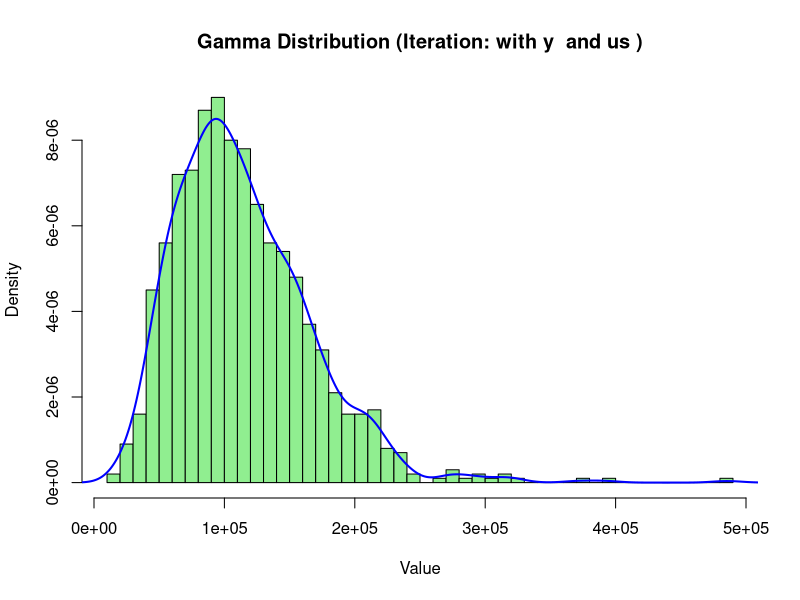
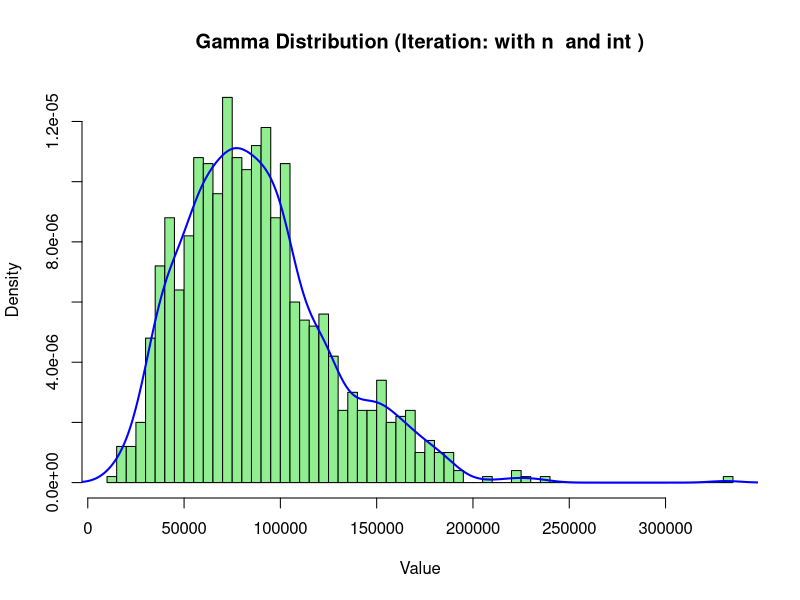
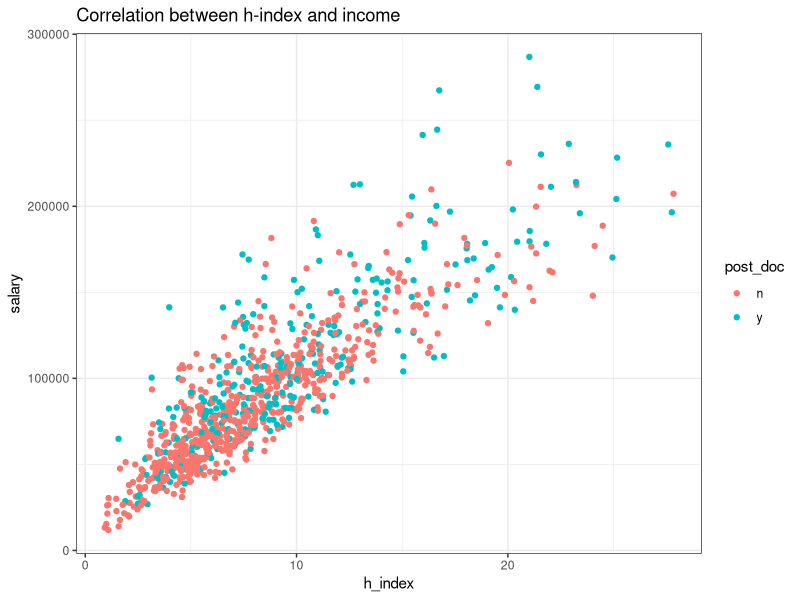
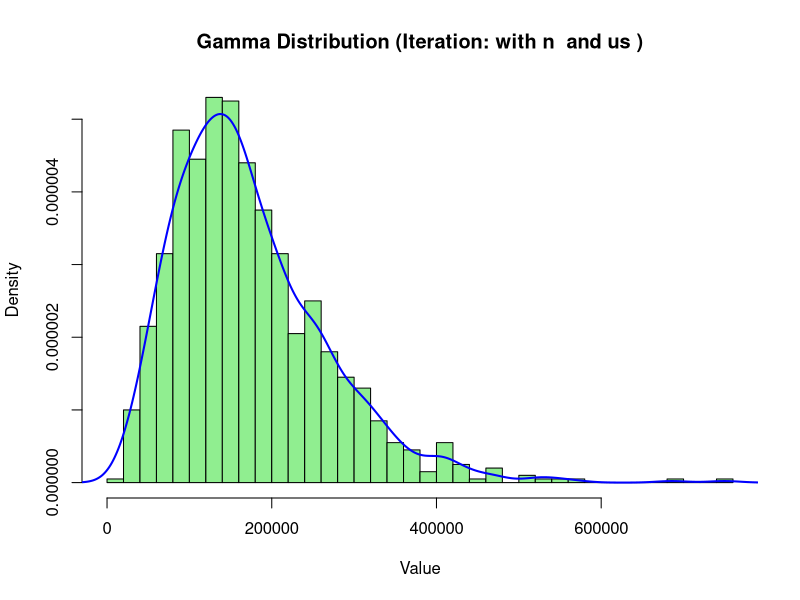
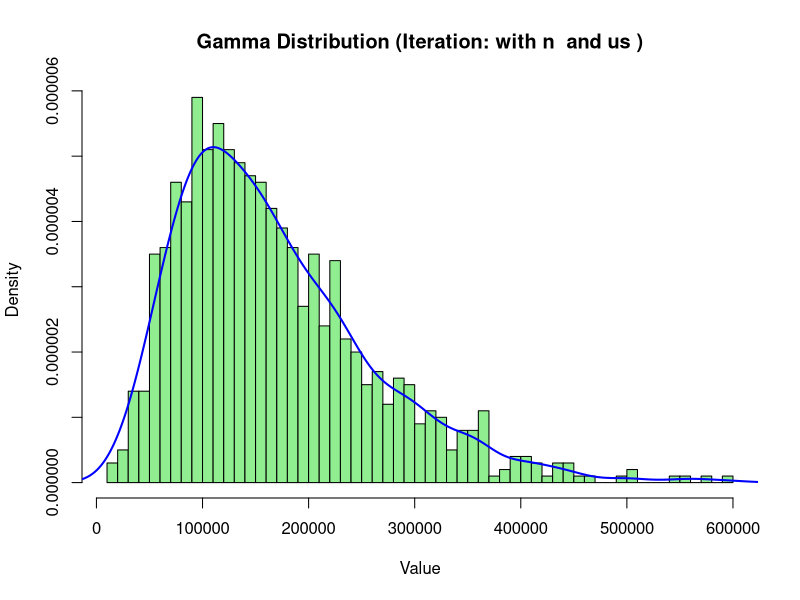
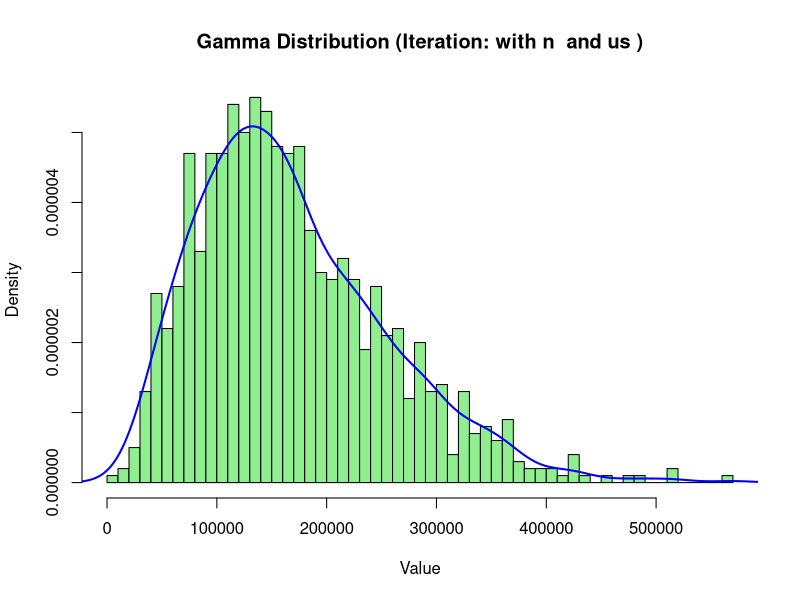

Write the R code that produced these figures, in order. (Note: this script raises an error after producing the figures.)
## ---- chunk 1
knitr::opts_chunk$set(echo = TRUE)

library(tidyverse)
library(scales)
set.seed(42) # If you know, you know ! :)

## ---- chunk 2

params <- list(
  mu = 95000,
  alpha = c('n' = -9000,
            'y' = +17000
  ),
  beta = c('us' = 0,
           'int' = +1000
  )
)

## ---- chunk 3
sample_size <- 890
gamma_size <- 1000

earth_bio_grads <- data.frame(
  post_doc = rep(NA, sample_size), 
  location = rep(NA, sample_size),
  field = 'Earth Science & Biology',
  salary = NA,
  h_index = NA
)

grads <- nrow(earth_bio_grads)

for (r in 1:grads) {
  # randomly assign post-doc or not with proportion (0.3 post-doc, 0.7 not)
  earth_bio_grads$post_doc[r] <- sample(c('y', 'n'), size=1, prob=c(0.3, 0.7))
  # randomly assign location with proportion (0.4 international, 0.6 U.S.)
  earth_bio_grads$location[r] <- sample(c('us', 'int'), size=1, prob=c(0.4, 0.6))
  
  # Assign params 
  pd <- as.character(earth_bio_grads$post_doc[r])
  loc <- as.character(earth_bio_grads$location[r])
  full_mu = params$mu
  alpha = params$alpha[pd]
  beta = params$beta[loc]
  
  sample_mu <- full_mu + alpha + beta
  
  sample_shape <- 5
  sample_rate <- (sample_shape / sample_mu)
  
  gamma_dist <- rgamma(gamma_size, shape = sample_shape, rate = sample_rate)
  
  if (r %in% c(5, 99, 900)) {
    hist(gamma_dist, breaks = 50, main = paste("Gamma Distribution (Iteration: with", pd, " and", loc,")"),
         xlab = "Value", probability = TRUE, col = "lightgreen")
    lines(density(gamma_dist), col = "blue", lwd = 2)
  }
  
  salary <- sample(gamma_dist, size=1)
  
  earth_bio_grads$salary[r] <- salary
}

## ---- chunk 4

variability_param <- 0.5 # Make it bigger to decrease h-index correlation
sd <- variability_param / 2

earth_bio_grads <- earth_bio_grads %>% 
  mutate(h_index = salary * (1 + rnorm(grads, 0, sd))) %>% 
  mutate(h_index = case_when(h_index < 0 ~ 0,
                             h_index >= 0 ~ h_index)) %>% 
  mutate(h_index = h_index / 11000) 

print(cor(earth_bio_grads$h_index, earth_bio_grads$salary))

options(scipen = 999 )

plot <- ggplot(data = earth_bio_grads, 
               mapping = aes(x=h_index, 
                             y=salary, 
                             color=post_doc)) +
  geom_point() +
  scale_x_continuous(labels = label_number()) +
  theme_bw() +
  labs(title="Correlation between h-index and income")

print(plot)
## ---- chunk 5

params <- list(
  mu = 152000,
  alpha = c('n' = -1000,
            'y' = +4000
  ),
  beta = c('us' = +20000,
           'int' = -2500
  )
)
## ---- chunk 6

sample_size <- 525
gamma_size <- 1000

math_stats_grads <- data.frame(
  post_doc = rep(NA, sample_size), 
  location = rep(NA, sample_size),
  field = 'Math & Statistics',
  salary = NA,
  h_index = NA
)

grads <- nrow(math_stats_grads)

for (r in 1:grads) {
  # randomly assign post-doc or not with proportion (0.3 post-doc, 0.7 not)
  math_stats_grads$post_doc[r] <- sample(c('y', 'n'), size=1, prob=c(0.15, 0.85))
  # randomly assign location with proportion (0.4 international, 0.6 U.S.)
  math_stats_grads$location[r] <- sample(c('us', 'int'), size=1, prob=c(0.75, 0.25))
  
  # Assign params 
  pd <- as.character(math_stats_grads$post_doc[r])
  loc <- as.character(math_stats_grads$location[r])
  full_mu = params$mu
  alpha = params$alpha[pd]
  beta = params$beta[loc]
  
  sample_mu <- full_mu + alpha + beta
  
  sample_shape <- 3.5
  sample_rate <- (sample_shape / sample_mu)
  
  gamma_dist <- rgamma(gamma_size, shape = sample_shape, rate = sample_rate)
  
  if (r %in% c(5, 99, 500)) {
    hist(gamma_dist, breaks = 50, main = paste("Gamma Distribution (Iteration: with", pd, " and", loc,")"),
         xlab = "Value", probability = TRUE, col = "lightgreen")
    lines(density(gamma_dist), col = "blue", lwd = 2)
  }
  
  salary <- sample(gamma_dist, size=1)
  
  math_stats_grads$salary[r] <- salary
}
## ---- chunk 7

variability_param <- 3 # Make it bigger to decrease h-index correlation
sd <- variability_param / 2


earth_bio_grads <- earth_bio_grads %>% 
  mutate(h_index = salary * (1 + rnorm(grads, 0, sd))) %>% 
  mutate(h_index = case_when(h_index < 0 ~ 0,
                             h_index >= 0 ~ h_index)) %>% 
  mutate(h_index = h_index / 28000) 

print(cor(math_stats_grads$h_index, math_stats_grads$salary))

options(scipen = 999 )

plot <- ggplot(data = math_stats_grads, 
               mapping = aes(x=h_index, 
                             y=salary, 
                             color=location)) +
  geom_point() +
  scale_x_continuous(labels = label_number()) +
  theme_bw() +
  labs(title="Correlation between h-index and income")

print(plot)

